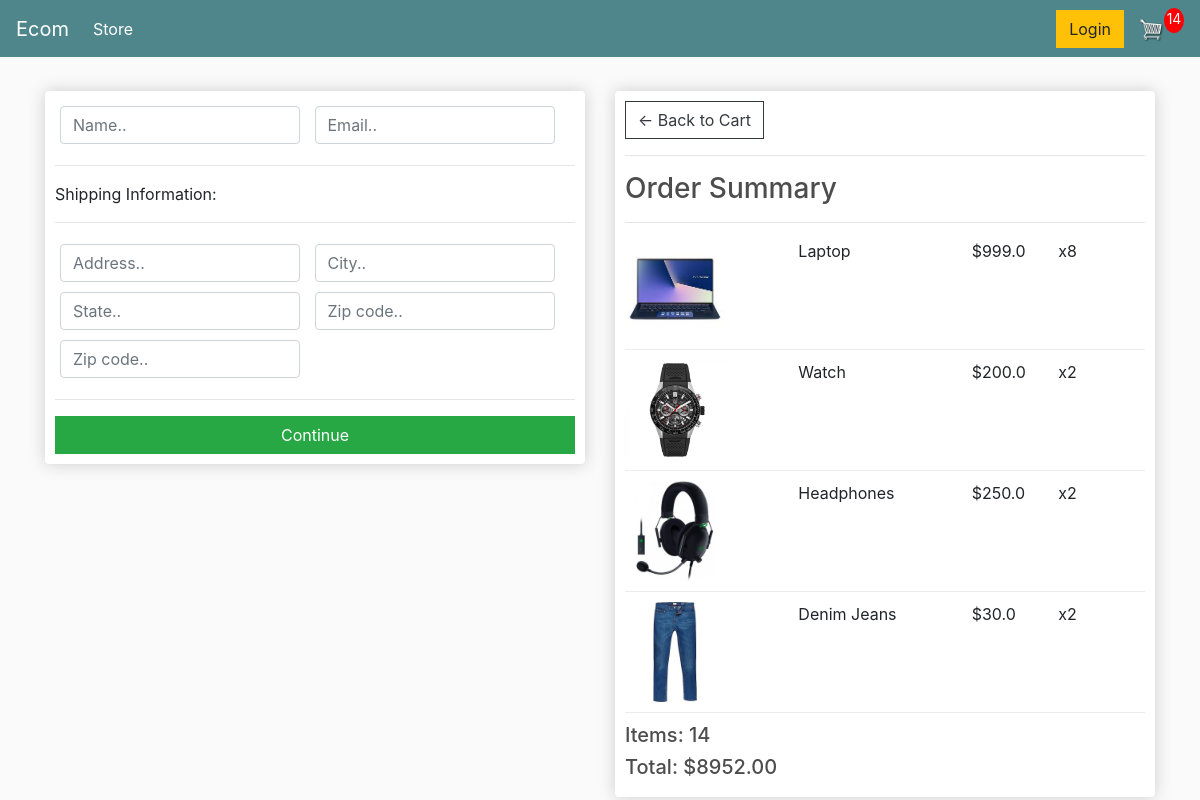
/checkout/ (signed in), run on an earlier commit of the app's database.
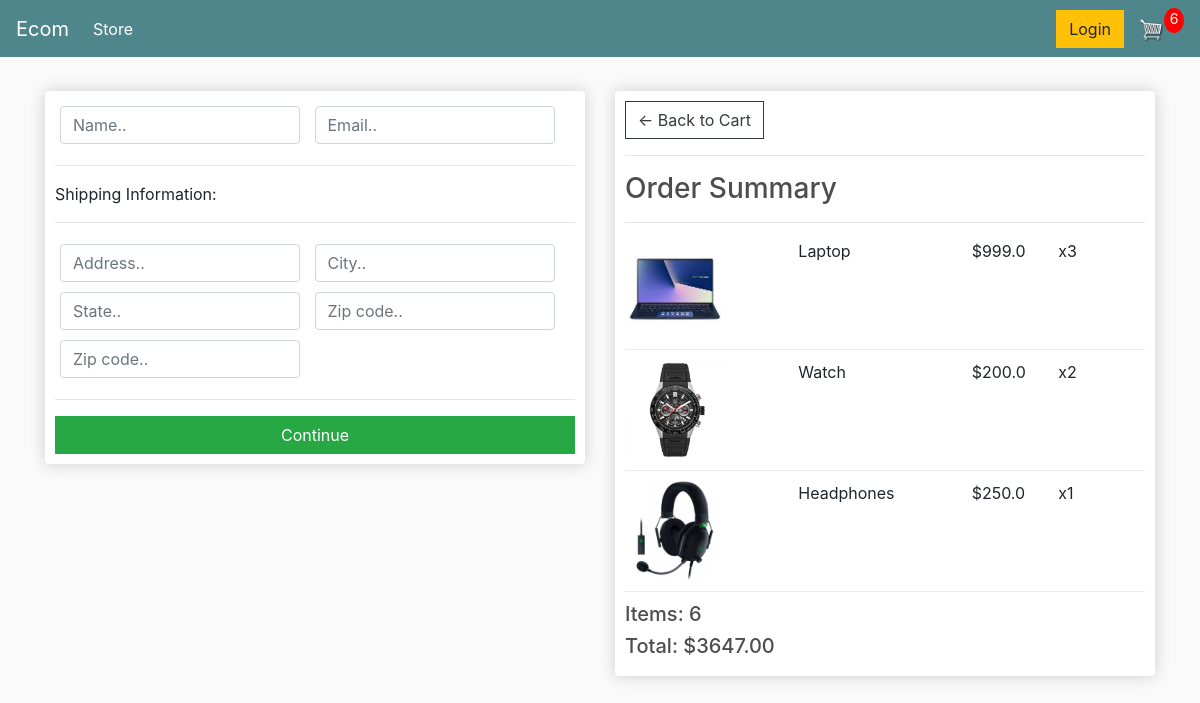
And on a later commit of the database.
### store/models.py (models this page shows, shortened)
class OrderItem(models.Model):
    product = models.ForeignKey(Product, on_delete=models.SET_NULL, null=True, blank=True)
    order = models.ForeignKey(Order, on_delete=models.SET_NULL, null=True)
    quantity = models.IntegerField(default=0, null=True, blank=True)
    date_added = models.DateTimeField(auto_now_add=True)
    @property
    def get_total(self):
        total = self.product.price * self.quantity
        return total

class Product(models.Model):
    name = models.CharField(max_length=200)
    price = models.FloatField()
    digital = models.BooleanField(default=False, null=True, blank=True)
    image = models.ImageField(null=True, blank=True)
    @property
    def imageURL(self):
        try:
            url = self.image.url
        except:
            url =''
        return url

class Order(models.Model):
    customer = models.ForeignKey(Customer, on_delete=models.SET_NULL, null=True, blank=True)
    date_orderded = models.DateTimeField(auto_now_add=True)
    complete = models.BooleanField(default=False)
    transaction_id = models.CharField(max_length=100, null=True)
    @property
    def get_cart_total(self):
        orderitems = self.orderitem_set.all()
        total = sum([item.get_total for item in orderitems])
        return total
    @property
    def get_cart_items(self):
        orderitems = self.orderitem_set.all()
        total = sum([item.quantity for item in orderitems])
        return total

### store/views.py (the view)
# urls.py: path('checkout/', views.checkout, name= "checkout"),
def checkout(request):
    if request.user.is_authenticated:
        customer = request.user.customer
        order, created = Order.objects.get_or_create(customer = customer, complete = False)
        items = order.orderitem_set.all()
        cartItems = order.get_cart_items
    else:
        items = []
        order = {'get_cart_total': 0, 'get_cart_item': 0}
        cartItems = order['get_cart_items']
    context = {'items': items, 'order': order, 'cartItems': cartItems}
    return render(request, 'store/checkout.html', context)

### store/templates/store/checkout.html (shortened to what this page needs)
{% extends 'store/main.html' %} {% load static %} {% block content %}
<div class="row">
    <div class="col-lg-6">
        <div class="box-element" id="form-wrapper">
            <form id="form">
                <div id="user-info">
                    <div class="form-field">
                        <input required class="form-control" type="text" name="name" placeholder="Name..">
                    </div>
                    <div class="form-field">
                        <input required class="form-control" type="email" name="email" placeholder="Email..">
                    </div>
                </div>
                <div id="shipping-info">
                    <hr>
                    <p>Shipping Information:</p>
                    <hr>
                    <div class="form-field">
                        <input class="form-control" type="text" name="address" placeholder="Address..">
                    </div>
                    <div class="form-field">
                        <input class="form-control" type="text" name="city" placeholder="City..">
                    </div>
                    <div class="form-field">
                        <input class="form-control" type="text" name="state" placeholder="State..">
                    </div>
                    <div class="form-field">
                        <input class="form-control" type="text" name="zipcode" placeholder="Zip code..">
                    </div>
                    <div class="form-field">
                        <input class="form-control" type="text" name="country" placeholder="Zip code..">
                    </div>
                </div>
                <hr>
                <input id="form-button" class="btn btn-success btn-block" type="submit" value="Continue">
            </form>
        </div>
        <br>
    </div>
    <div class="col-lg-6">
        <div class="box-element">
            <a class="btn btn-outline-dark" href="{% url 'cart' %}">&#x2190; Back to Cart</a>
            <hr>
            <h3>Order Summary</h3>
            <hr> {% for item in items %}
            <div class="cart-row">
                <div style="flex:2"><img class="row-image" src="{{item.product.imageURL}}"></div>
                <div style="flex:2">
                    <p>{{item.product.name}}</p>
                </div>
                <div style="flex:1">
                    <p>${{item.product.price}}</p>
                </div>
                <div style="flex:1">
                    <p>x{{item.quantity}}</p>
                </div>
            </div>
            {% endfor %}
            <h5>Items: {{order.get_cart_items}}</h5>
            <h5>Total: ${{order.get_cart_total|floatformat:2}}</h5>
        </div>
    </div>
</div>
{% endblock content %}

What changed in the data, as far as the page shows it:
removed OrderItem: product.imageURL (picture), product.name "Denim Jeans", product.price "30.0", quantity "2"
changed OrderItem "Laptop": quantity "8" → "3"
changed OrderItem "Headphones": quantity "2" → "1"
changed through a linked row, Order: get_cart_items "14" → "6"; get_cart_total "8952.00" → "3647.00"
Also different on the page:
{{ cartItems }}: "14" → "6"
